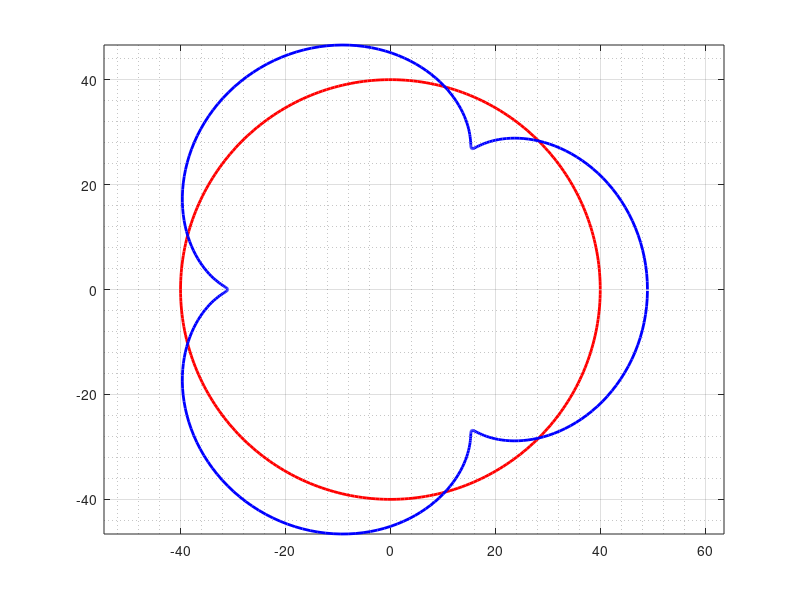

The MATLAB script that drew this image:
% plot the epitrochoid
% mengtang li
% Nov 21 2017

clear;clc;

% rho = 43.53, d = 4.029, e = d, m = 9, dc = 7.47;
rho = 40;
d = 9;
e = d;
m = 4; % Eqn.3: md < rho
dc = 13; % Conclusion of Eqn.6 and 7: dc < R_min

phi = 0:0.02:2*pi;
xr = rho*cos(phi);
yr = rho*sin(phi);
x = rho*cos(phi) + d*cos(m*phi);
y = rho*sin(phi) + d*sin(m*phi);
figure(1); clf;
plot(xr,yr,'r','LineWidth',2);
hold on; grid minor; grid on;
plot(x,y,'b','LineWidth',2);
axis equal;
% xlim([-15 15]);
